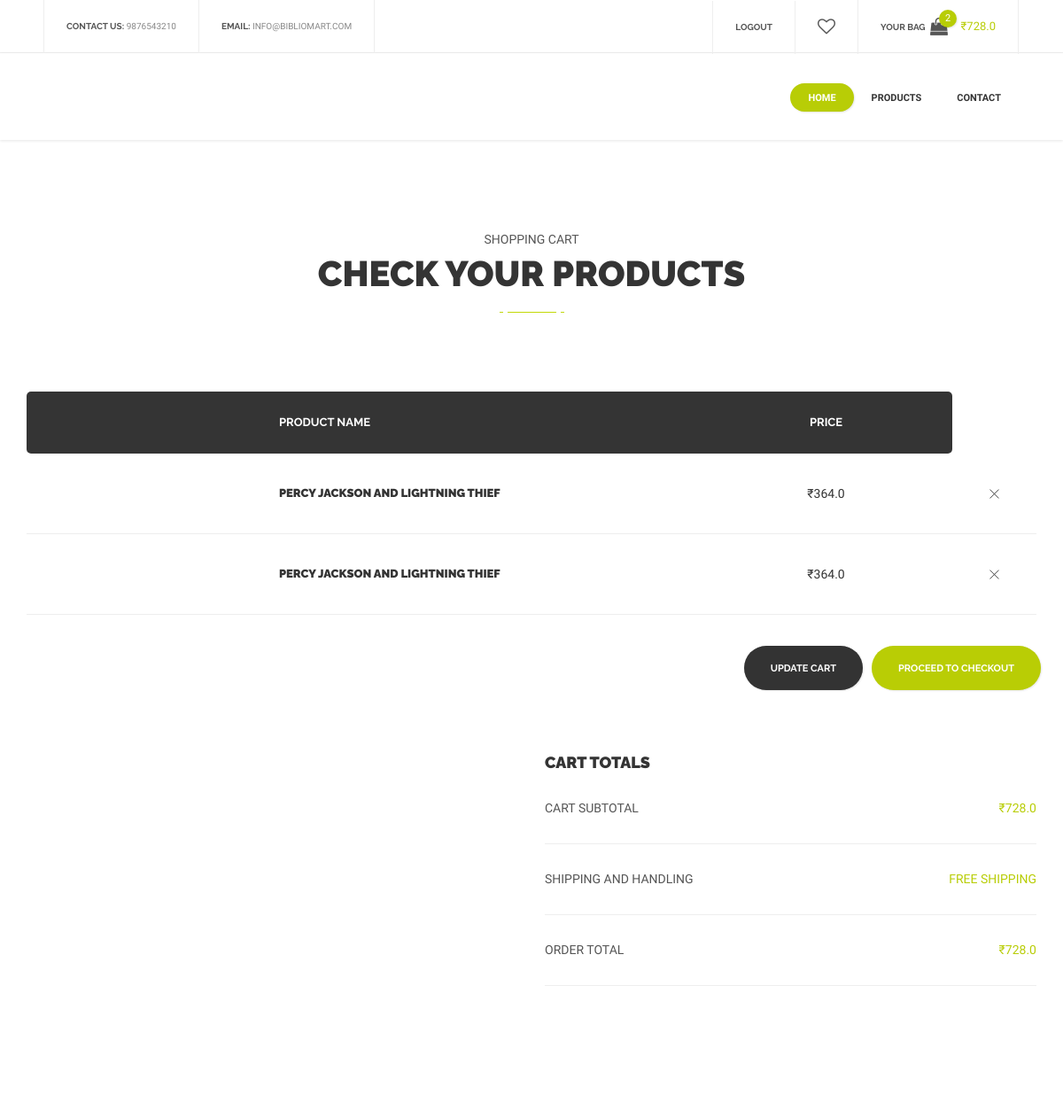
/cart (signed in), run on the app's committed database.
### models.py (models this page shows, shortened)
class Cart(db.Model):
    __tablename__ = 'cart'
    id = db.Column(db.String,  primary_key=True, unique=True)
    user_id = db.Column(db.String,db.ForeignKey('user.id'))
    total_cost = db.Column(db.Float, default=0)
    book_count = db.Column(db.Integer, default=0)
    books = db.relationship("Book", secondary="cart_book", viewonly=True)
    user = db.relationship('User',backref=db.backref('cart', lazy='dynamic'))

class CartBook(db.Model):
    __tablename__ = 'cart_book'
    id = db.Column(db.String, primary_key=True)
    cart_id = db.Column(db.String, db.ForeignKey('cart.id'), primary_key=True)
    book_id = db.Column(db.String, db.ForeignKey('book.id'), primary_key=True)
    cart = db.relationship("Cart", backref=db.backref("cart_books", cascade="all, delete-orphan" ))
    book = db.relationship("Book", backref=db.backref("cart_books", cascade="all, delete-orphan" ))

class Book(db.Model):
    __tablename__ = "book"
    id = db.Column(db.String, primary_key=True)
    title = db.Column(db.String, nullable=False)
    author = db.Column(db.String, nullable=False)
    price = db.Column(db.Float, nullable=False)
    description = db.Column(db.Text, nullable=False)
    date_added = db.Column(db.DateTime)
    category_id = db.Column(db.String, db.ForeignKey('category.id'))
    category = db.relationship('Category',backref=db.backref('book', lazy='dynamic'))
    images = db.relationship('Image', backref='book', lazy='dynamic')
    carts = db.relationship("Cart", secondary="cart_book", viewonly=True)

### app.py (the view, shortened to what this page needs)
@app.route('/cart', methods = ['GET', 'POST'])
def cart():
    if request.method == 'GET':
        if not current_user.is_authenticated:
            return redirect(url_for('login'))
        cart = g.user.cart.first()
        if not cart:
            cart = Cart(g.user.id)
        categories = Category.query.all()
        return render_template('cart.html',page="cart", categories=categories, cart=cart)

### app.py (called while the page is built)
@login_manager.user_loader
def load_user(id):
    return User.query.get(id)

@app.before_request
def before_request():
    g.user = current_user

### templates/cart.html (shortened to what this page needs)
<!DOCTYPE html>
<html lang="en">
<head>
    <link href="{{ url_for('static', filename='css/bootstrap.min.css')}}" rel="stylesheet">
    <link href="{{ url_for('static', filename='css/bootstrap.extension.css')}}" rel="stylesheet">
    <link href="{{ url_for('static', filename='css/style.css')}}" rel="stylesheet">
    <link href="{{ url_for('static', filename='css/swiper.css')}}" rel="stylesheet">
    <link href="{{ url_for('static', filename='css/sumoselect.css')}}" rel="stylesheet">
    <link href="{{ url_for('static', filename='css/font-awesome.min.css')}}" rel="stylesheet">
</head>
<body>
    <div id="content-block">
        {% include 'header.html' %}
        <div class="container">
            <div class="empty-space col-xs-b15 col-sm-b50 col-md-b100"></div>
            <div class="text-center">
                <div class="simple-article size-3 grey uppercase col-xs-b5">shopping cart</div>
                <div class="h2">check your products</div>
                <div class="title-underline center"><span></span></div>
            </div>
        </div>
        <div class="empty-space col-xs-b35 col-md-b70"></div>
        <div class="container">
            <table class="cart-table">
                <thead>
                    <tr>
                        <th class="col-md-3"></th>
                        <th class="col-md-5">product name</th>
                        <th class="col-md-3">price</th>
                    </tr>
                </thead>
                <tbody>
                    {% for book_rel in cart.cart_books %}
                    <tr>
                        <td data-title=" ">
                        </td>
                        <td data-title=" "><h6 class="h6"><a href="/book/{{book_rel.book.id}}">{{book_rel.book.title}}</a></h6></td>
                        <td data-title="Price: ">₹{{book_rel.book.price if book_rel.book.price else 0}}</td>
                        <td data-title="">
                            <div class="button-close"></div>
                        </td>
                    </tr>
                    {% endfor %}
                </tbody>
            </table>
            <div class="empty-space col-xs-b35"></div>
            <div class="row">
                {% if cart.book_count %}
                <div class="col-sm-6 col-md-7 col-sm-text-right pull-right">
                    <div class="buttons-wrapper">
                        <a class="button size-2 style-2" href="products_list">
                            <span class="button-wrapper">
                                <span class="text">update cart</span>
                            </span>
                        </a>
                        <a class="button size-2 style-3" href="checkout">
                            <span class="button-wrapper">
                                <span class="text">proceed to checkout</span>
                            </span>
                        </a>
                    </div>
                </div>
                {% endif %}
            </div>
            <div class="empty-space col-xs-b35 col-md-b70"></div>
            <div class="row">
                <div class="col-md-6 pull-right">
                    <h4 class="h4">cart totals</h4>
                    <div class="order-details-entry simple-article size-3 grey uppercase">
                        <div class="row">
                            <div class="col-xs-6">
                                cart subtotal
                            </div>
                            <div class="col-xs-6 col-xs-text-right">
                                <div class="color">₹{{cart.total_cost if cart.total_cost else 0}}</div>
                            </div>
                        </div>
                    </div>
                    <div class="order-details-entry simple-article size-3 grey uppercase">
                        <div class="row">
                            <div class="col-xs-6">
                                shipping and handling
                            </div>
                            <div class="col-xs-6 col-xs-text-right">
                                <div class="color">free shipping</div>
                            </div>
                        </div>
                    </div>
                    <div class="order-details-entry simple-article size-3 grey uppercase">
                        <div class="row">
                            <div class="col-xs-6">
                                order total
                            </div>
                            <div class="col-xs-6 col-xs-text-right">
                                <div class="color">₹{{cart.total_cost if cart.total_cost else 0}}</div>
                            </div>
                        </div>
                    </div>
                </div>
            </div>
            <div class="empty-space col-xs-b35 col-md-b70"></div>
            <div class="empty-space col-xs-b35 col-md-b70"></div>
        </div>
    </div>
</body>
</html>

### templates/header.html (shortened to what this page needs)
<header>
    <div class="header-top">
        <div class="content-margins">
            <div class="row">
                <div class="col-md-5 hidden-xs hidden-sm">
                    <div class="entry"><b>contact us:</b> <a href="tel:+9876543210">9876543210</a></div>
                    <div class="entry"><b>email:</b> <a href="mailto:info@bibliomart.com">info@bibliomart.com</a></div>
                </div>
                <div class="col-md-7 col-md-text-right">
                    {% if not g.user.is_authenticated %}
                    <div class="entry"><a href="/login"><b>login</b></a>&nbsp; or &nbsp;<a href="/register"><b>register</b></a></div>
                    {% else %}
                    <div class="entry"><a href="/logout"><b>logout</b></a></div>
                    {% endif %}
                    <div class="entry hidden-xs hidden-sm"><a href="#"><i class="fa fa-heart-o" aria-hidden="true"></i></a></div>
                    <div class="entry hidden-xs hidden-sm cart">
                        <a href="/cart">
                            <b class="hidden-xs">Your bag</b>
                            <span class="cart-icon">
                                <i class="fa fa-shopping-bag" aria-hidden="true"></i>
                                <span class="cart-label">{{cart.book_count if cart.book_count else 0}}</span>
                            </span>
                            <span class="cart-title hidden-xs">₹{{cart.total_cost if cart.total_cost else 0}}</span>
                        </a>
                    </div>
                </div>
            </div>
        </div>
    </div>
    <div class="header-bottom">
        <div class="content-margins">
            <div class="row">
                <div class="col-xs-3 col-sm-1">
                </div>
                <div class="col-xs-9 col-sm-11 text-right">
                    <div class="nav-wrapper">
                        <nav>
                            <ul>
                                <li class="active">
                                    <a href="/">Home</a>
                                </li>
                                <li>
                                    <a href="/books">Products</a>
                                </li>
                                <li><a href="/">contact</a></li>
                            </ul>
                        </nav>
                    </div>
                </div>
            </div>
        </div>
    </div>
</header>
<div class="header-empty-space"></div>

### data on the page
Cart: book_count "2", total_cost "728.0"
CartBook: book "PERCY JACKSON AND LIGHTNING THIEF", book "364.0"
CartBook: book "PERCY JACKSON AND LIGHTNING THIEF", book "364.0"
